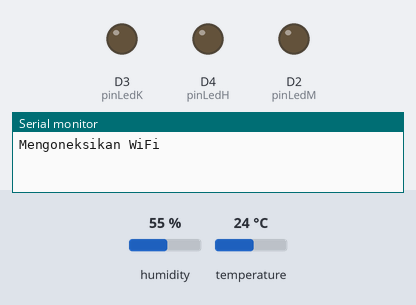
A program run on a simulated ESP8266 (Wemos D1 mini). Parts: output pins drawn as LEDs (lit = HIGH), the last lines printed to the serial monitor. The test bench sets the inputs (shaded band); at power-on: humidity 55 %, temperature 24 °C. WiFi joins after 1.5 s; servers stay silent unless stated.

Above: at 0.1 s.
At 2.1 s:
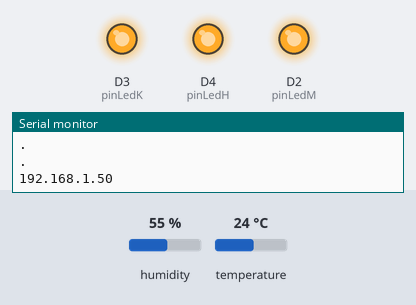
At 5.1 s:
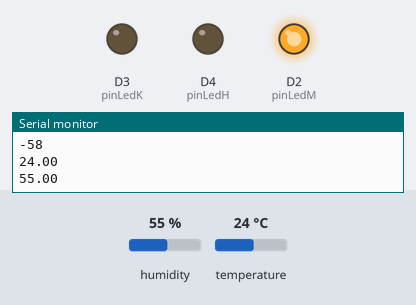
Timing chart, 0 to 6.6 s (numbered marks = the images above):
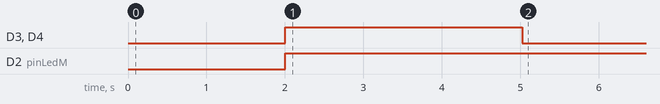

Measured:
- by itself, D3 (pinLedK), D4 (pinLedH): LOW → HIGH at 2.0 s, → LOW 3.0 s later
- by itself, D2 (pinLedM): LOW → HIGH at 2.0 s

The program:

main.cpp
```cpp
#include <Arduino.h>
#include <ESP8266WiFi.h>
#include <Hash.h>
#include <ESPAsyncTCP.h>
#include <ESPAsyncWebServer.h>
#include <Adafruit_Sensor.h>
#include <DHT.h>

const char *ssid = "vivo1820";
const char *password = "sinta123";
const int pinLedM = D2;
const int pinLedK = D3;
const int pinLedH = D4;
const int pinDHT = D8;

#define DHTTYPE DHT11

DHT dht(pinDHT, DHTTYPE);
AsyncWebServer server(80);

float t = 0.0;
float h = 0.0;
int r = 0;

unsigned long waktuSebelum = 0;
const long interval = 5000;
unsigned long waktuSebelum2 = 0;
const long interval2 = 1000;

const char index_html[] PROGMEM = R"rawliteral(
<!DOCTYPE html>
<html lang="en">

<head>
    <meta charset="UTF-8">
    <meta http-equiv="X-UA-Compatible" content="IE=edge">
    <meta name="viewport" content="width=device-width, initial-scale=1.0">
    <title>Monitoring Suhu dan Kelembapan Sensor DHT11</title>
    <link rel="stylesheet" href="https://use.fontawesome.com/releases/v5.7.2/css/all.css"
        integrity="sha384-fnmOCqbTlWIlj8LyTjo7mOUStjsKC4pOpQbqyi7RrhN7udi9RwhKkMHpvLbHG9Sr" crossorigin="anonymous">
</head>

<style>
    html {
        font-family: Arial;
        display: inline-block;
        margin: 0px auto;
        text-align: center;
    }

    header {
        background-color: slategray;
        padding: 30px;
    }

    h1 {
        color: #ffebcd;
        font-size: larger;
    }

    footer {
        background-color: slategray;
        padding: 10px;
    }

    p.sinyal {
        color: burlywood;
    }
</style>

<body>
    <header>
        <h1>Monitoring Suhu dan Kelembapan Sensor DHT11 dengan Web Server WeMos D1 R1</h1>
        <p class="sinyal">
            <i class="fas fa-signal"></i>
            <span class="sigalRSSI">Sinyal Perangkat </span>
            <span id="rssi">%RSSI%</span>
            <sup class="units">db</sup>
        </p>
    </header>
    <br>
    <br>
    <p>
        <i class="fas fa-thermometer-half" style="color:#059e8a;"></i>
        <span class="dht-labels">Suhu </span>
        <span id="temperature">%TEMPERATURE%</span>
        <sup class="units">°C</sup>
    </p>
    <p>
        <i class="fas fa-tint" style="color:#00add6;"></i>
        <span class="dht-labels">Kelembapan </span>
        <span id="humidity">%HUMIDITY%</span>
        <sup class="units">%</sup>
    </p>
    <br>
    <br>
    <footer>
        <div class="textFooter">
            <b>Rizal Alfikri | SIB3_Wifi</b>
        </div>
    </footer>
</body>
<script>
    setInterval(function () {
        var xhttp = new XMLHttpRequest();
        xhttp.onreadystatechange = function () {
            if (this.readyState == 4 && this.status == 200) {
                document.getElementById("rssi").innerHTML = this.responseText;
            }
        };
        xhttp.open("GET", "/rssi", true);
        xhttp.send();
    }, 5000);

    setInterval(function () {
        var xhttp = new XMLHttpRequest();
        xhttp.onreadystatechange = function () {
            if (this.readyState == 4 && this.status == 200) {
                document.getElementById("temperature").innerHTML = this.responseText;
            }
        };
        xhttp.open("GET", "/temperature", true);
        xhttp.send();
    }, 5000);

    setInterval(function () {
        var xhttp = new XMLHttpRequest();
        xhttp.onreadystatechange = function () {
            if (this.readyState == 4 && this.status == 200) {
                document.getElementById("humidity").innerHTML = this.responseText;
            }
        };
        xhttp.open("GET", "/humidity", true);
        xhttp.send();
    }, 5000);

</script>

</html>
)rawliteral";

String processor(const String &var)
{
  if (var == "RSSI")
  {
    return String(r);
  }
  else if (var == "TEMPERATURE")
  {
    return String(t);
  }
  else if (var == "HUMIDITY")
  {
    return String(h);
  }
  return String();
}

void setup()
{
  pinMode(pinLedM, OUTPUT);
  pinMode(pinLedH, OUTPUT);
  pinMode(pinLedK, OUTPUT);
  Serial.begin(115200);
  dht.begin();

  WiFi.begin(ssid, password);
  Serial.println("Mengoneksikan WiFi");
  while (WiFi.status() != WL_CONNECTED)
  {
    delay(1000);
    Serial.println(".");
  }

  Serial.println(WiFi.localIP());

  server.on("/", HTTP_GET, [](AsyncWebServerRequest *request)
            { request->send_P(200, "text/html", index_html, processor); });
  server.on("/rssi", HTTP_GET, [](AsyncWebServerRequest *request)
            { request->send_P(200, "text/plain", String(r).c_str()); });
  server.on("/temperature", HTTP_GET, [](AsyncWebServerRequest *request)
            { request->send_P(200, "text/plain", String(t).c_str()); });
  server.on("/humidity", HTTP_GET, [](AsyncWebServerRequest *request)
            { request->send_P(200, "text/plain", String(h).c_str()); });

  server.begin();
}

void loop()
{
  // put your main code here, to run repeatedly:
  unsigned long waktuMillis = millis();
  if (waktuMillis - waktuSebelum >= interval)
  {
    int newR = WiFi.RSSI();
    if (isnan(newR))
    {
      Serial.println("Gagal membaca kekuatan sinyal!");
    }
    else
    {
      r = newR;
      Serial.println(r);
    }

    float newT = dht.readTemperature();
    if (isnan(newT))
    {
      Serial.println("Gagal membaca suhu DHT Sensor!");
    }
    else
    {
      t = newT;
      Serial.println(t);
    }

    float newH = dht.readHumidity();
    if (isnan(newH))
    {
      Serial.println("Gagal membaca kelembapan DHT Sensor!");
    }
    else
    {
      h = newH;
      Serial.println(h);
    }

    waktuSebelum = waktuMillis;
  }
  unsigned long waktuMillis2 = millis();
  if (waktuMillis2 - waktuSebelum2 >= interval2)
  {
    waktuSebelum2 = waktuMillis2;
    if (r > -60)
    {
      digitalWrite(pinLedM, HIGH);
    } else
    {
      digitalWrite(pinLedM, LOW);
    }
    if (r >= -40)
    {
      digitalWrite(pinLedK, HIGH);
    }
    else
    {
      digitalWrite(pinLedK, LOW);
    }
    if (r >= -25)
    {
      digitalWrite(pinLedH, HIGH);
    }
    else
    {
      digitalWrite(pinLedH, LOW);
    }
  }
}
```
